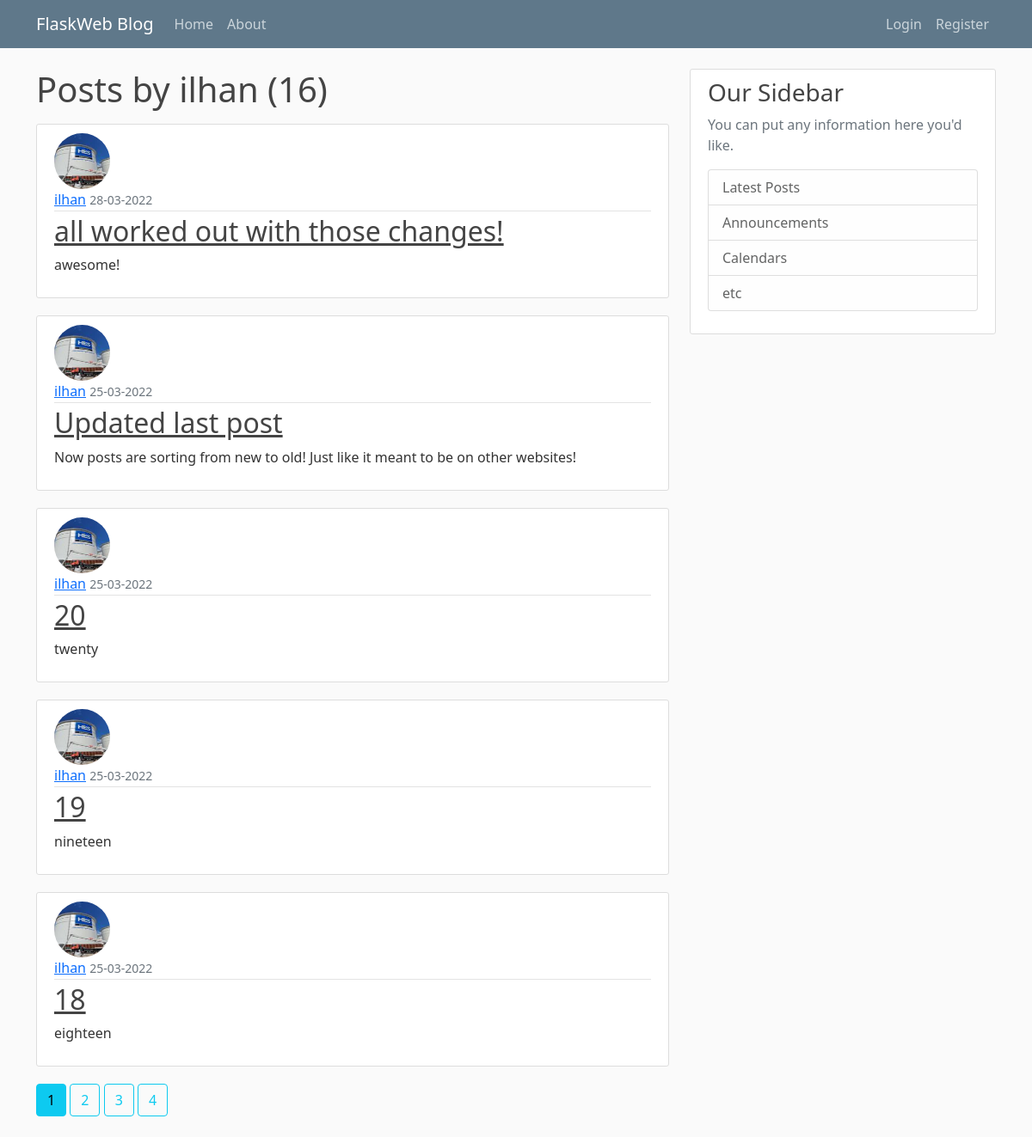
The page /user/ilhan on the database its author committed.
### flaskweb/models.py (models this page shows, shortened)
class User(db.Model, UserMixin):
    id = db.Column(db.Integer, primary_key=True)
    username = db.Column(db.String(20), unique=True, nullable=False)
    email = db.Column(db.String(120), unique=True, nullable=False)
    image_file = db.Column(db.String(20), default='default.jpg', nullable=False)
    password = db.Column(db.String(60), nullable=False)
    posts = db.relationship('Post', backref='author', lazy=True)

class Post(db.Model):
    id = db.Column(db.Integer, primary_key=True)
    title = db.Column(db.String(100), nullable=False)
    date_posted = db.Column(db.DateTime, nullable=False, default=datetime.utcnow)
    content = db.Column(db.Text, nullable=False)
    user_id = db.Column(db.Integer, db.ForeignKey('user.id'), nullable=False)

### flaskweb/users/routes.py (the view)
@users.route('/user/<string:username>')
def user_posts(username):
    page = request.args.get('page', 1, type=int)
    user = User.query.filter_by(username=username).first_or_404()
    posts = Post.query.filter_by(author=user)\
        .order_by(Post.date_posted.desc()).paginate(page=page, per_page=5)
    return render_template("user_posts.html", posts=posts, user=user)

### flaskweb/templates/user_posts.html
{% extends "layout.html" %}
{% block content %}
     <h1 class="mb-3">Posts by {{ user.username }} ({{ posts.total }})</h1>
    {% for post in posts.items %}
        <article class="media content-section">
          <img class="rounded-circle article-img" src="{{ url_for('static', filename='profile_pics/' + post.author.image_file) }}">
          <div class="media-body">
            <div class="article-metadata">
              <a class="mr-2" href="{{ url_for('users.user_posts', username=post.author.username) }}">{{ post.author.username }}</a>
              <small class="text-muted">{{ post.date_posted.strftime('%d-%m-%Y') }}</small>
            </div>
            <h2><a class="article-title" href="{{ url_for('posts.post', post_id=post.id) }}">{{ post.title }}</a></h2>
            <p class="article-content">{{ post.content }}</p>
          </div>
        </article>
    {% endfor %}
    {% for page_num in posts.iter_pages(left_edge=1, right_edge=1, left_current=1, right_current=3) %}
      {% if page_num %}
        {% if posts.page == page_num %}
          <a class="btn btn-info mb-4" href="{{ url_for('users.user_posts', username=user.username, page=page_num) }}">{{ page_num }}</a>
        {% else %}
          <a class="btn btn-outline-info mb-4" href="{{ url_for('users.user_posts', username=user.username, page=page_num) }}">{{ page_num }}</a>
        {% endif %}
      {% else %}
        ...
      {% endif %}
    {% endfor %}
{% endblock content %}

### flaskweb/static/main.css (style rules this page uses)
body { background: #fafafa; color: #333333; margin-top: 5rem; }
h1, h2, h3, h4, h5, h6 { color: #444444; }
.content-section { background: #ffffff; padding: 10px 20px; border: 1px solid #dddddd; border-radius: 3px; margin-bottom: 20px; }
.article-title { color: #444444; }
.article-content { white-space: pre-line; }
.article-img { height: 65px; width: 65px; margin-right: 16px; }
.article-metadata { padding-bottom: 1px; margin-bottom: 4px; border-bottom: 1px solid #e3e3e3 }

### rows shown on the page
User: username "ilhan"
Post: image_file (picture), author.username "ilhan", date_posted "28-03-2022", title "all worked out with those changes!", content "awesome!"
Post: image_file (picture), author.username "ilhan", date_posted "25-03-2022", title "Updated last post", content "Now posts are sorting from new to old! Just like it meant to be on other websites!"
Post: image_file (picture), author.username "ilhan", date_posted "25-03-2022", title "20", content "twenty"
Post: image_file (picture), author.username "ilhan", date_posted "25-03-2022", title "19", content "nineteen"
Post: image_file (picture), author.username "ilhan", date_posted "25-03-2022", title "18", content "eighteen"

### other values the page prints
{{ posts.total }} "16"
{{ page_num }} "1"
{{ page_num }} "2" "3" "4"
